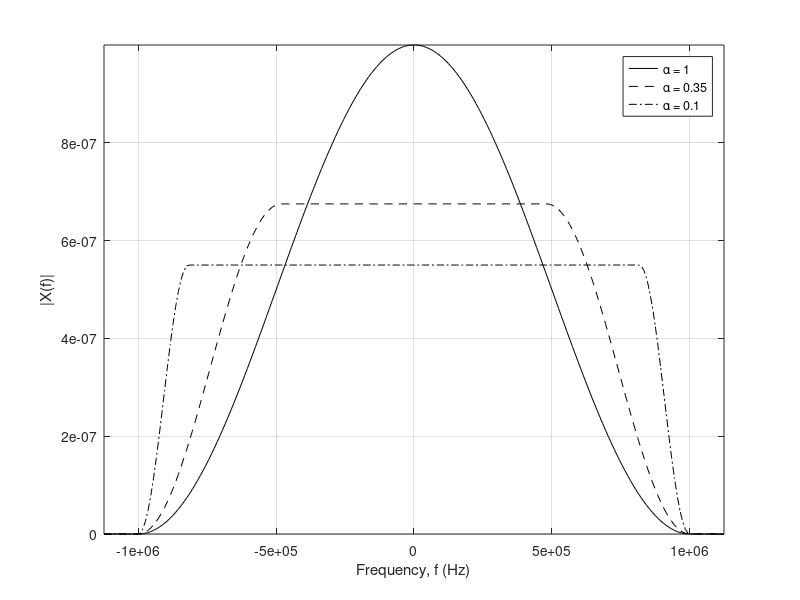

Write MATLAB code to recreate this figure.
% File: RCspectrum_sketch.m
% EE161 - Spring 2014. San Jose State University

W=1e6;                    % Lowpass (equivalent) bandwidth in Hz
alpha=[1 0.35 0.1];      % Rolloff values
f = -1.125*W:W/100:1.125*W; % Frequency range
clear X

for j = 1:length(alpha)
    a = alpha(j);           % Rollof factor
    T = (1+a)/(2*W);        % Symbol duration
    % Raised cosine spectrum
    for k = 1:length(f)
        if ( (abs(f(k)) >= 0) && (abs(f(k)) < (1-a)/(2*T)) )
            X(j,k) = T;
        elseif ( (abs(f(k)) >= (1-a)/(2*T)) && (abs(f(k)) < (1+a)/(2*T)) )
            X(j,k) = (T/2)*(1+cos((pi*T/a)*(abs(f(k))-(1-a)/(2*T))));
        else
            X(j,k) = 0;
        end
    end
end

figure(4)
for j = 1:length(alpha)
    if j==1, plot(f,X(j,:),'-k'), axis tight, hold on
    elseif j==2, plot(f,X(j,:),'--k')
    else plot(f,X(j,:),'-.k'), end
end
hold off
xlabel('Frequency, f (Hz)'), ylabel('|X(f)|'), grid on
legend('\alpha = 1', '\alpha = 0.35', '\alpha = 0.1')